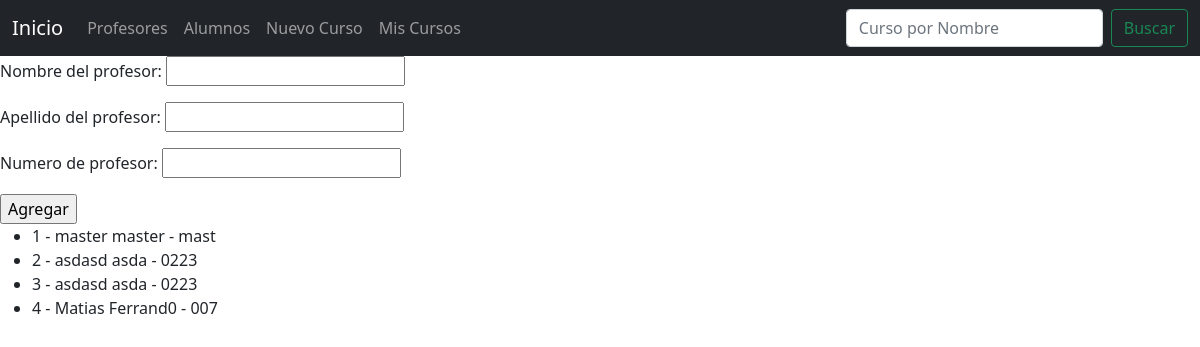
The page /profesores/ on the database its author committed.
### Aplicacion/models.py (models this page shows, shortened)
class Profesor(models.Model):
    nombre_del_profesor = models.CharField(max_length=20)
    apellido_del_profesor = models.CharField(max_length=20)
    numero_de_profesor = models.CharField(max_length=4)

### Aplicacion/views.py (the view)
# urls.py: path("profesores/", mostrar_profesores, name="profesores"),
def mostrar_profesores(request):
    context = {
        "form": ProfesorForm(),
        "profesores": Profesor.objects.all(),
    }
    return render(request, "Aplicacion/profesores.html", context)

### Aplicacion/forms.py
class ProfesorForm(forms.ModelForm):
    class Meta:
        model = Profesor
        fields = '__all__'

### Aplicacion/templates/Aplicacion/profesores.html (shortened to what this page needs)
{% extends "Aplicacion/base.html" %}
{% load static %}
{% block main %}
<h1>Administracion de Profesores: </h1>
<form action="{% url 'agregar-profesor' %}" method="post">
    {{form.as_p}}
    <input type="submit" value="Agregar">
</form>
<ul>
    {% for profesor in profesores %}
    <li>
        {{ profesor.id }} - {{profesor.nombre_del_profesor}} {{profesor.apellido_del_profesor}} - {{profesor.numero_de_profesor}}
    </li>
    {% endfor %}
</ul>
{% endblock %}

### rows shown on the page
Profesor: id "1", nombre_del_profesor "master", apellido_del_profesor "master", numero_de_profesor "mast"
Profesor: id "2", nombre_del_profesor "asdasd", apellido_del_profesor "asda", numero_de_profesor "0223"
Profesor: id "3", nombre_del_profesor "asdasd", apellido_del_profesor "asda", numero_de_profesor "0223"
Profesor: id "4", nombre_del_profesor "Matias", apellido_del_profesor "Ferrand0", numero_de_profesor "007"
